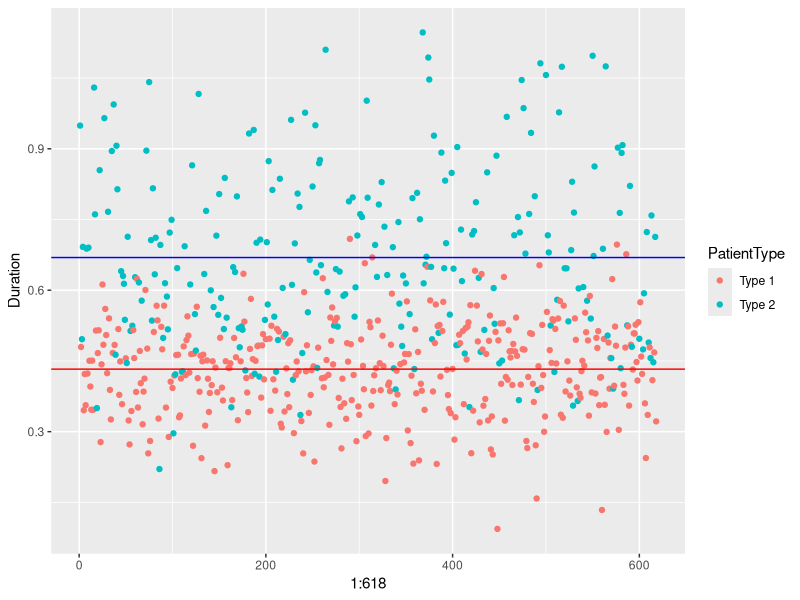
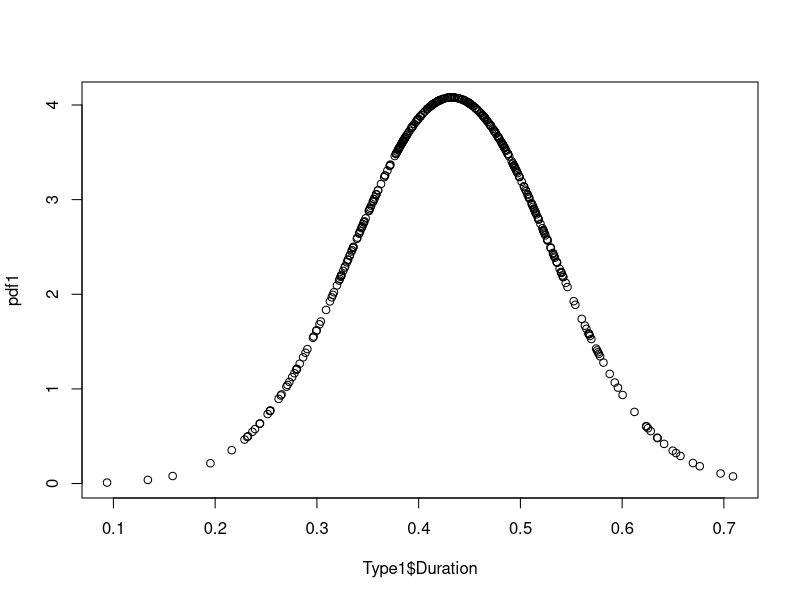
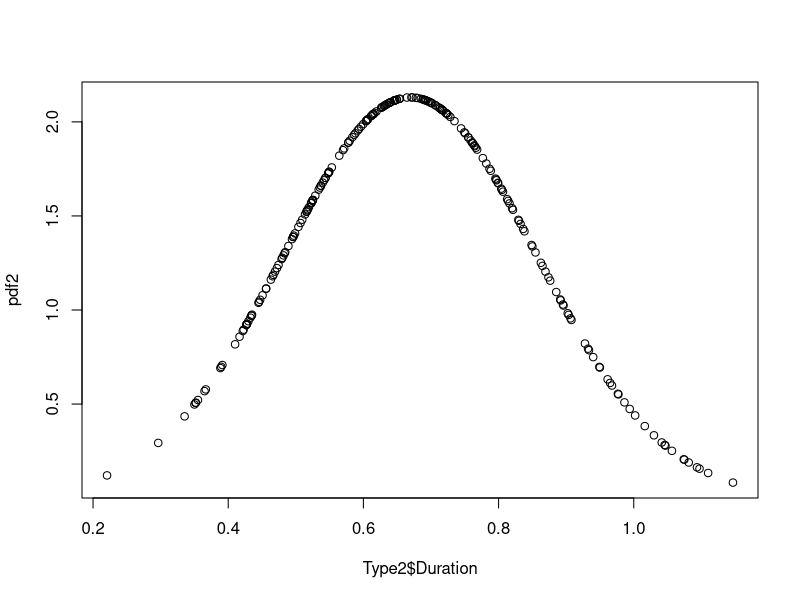
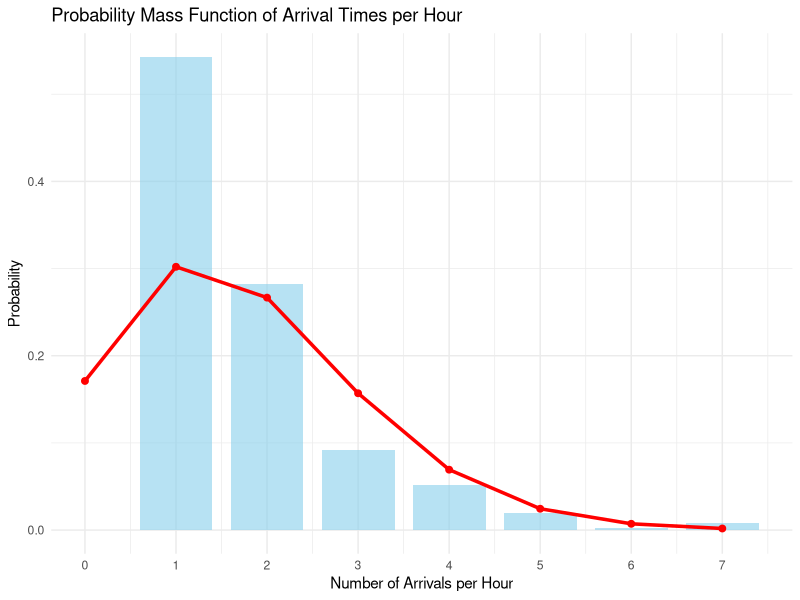

Recreate these plots in R, in order.

library(ggplot2)
library(lubridate)
library(tidyverse)
library(zoo)

#Datasets
ScanRecords <- read.csv("ScanRecords.csv")
ScanRecords$Date <- as.Date(ScanRecords$Date)
Type1 <- filter(ScanRecords, PatientType=="Type 1")
Type2 <- filter(ScanRecords, PatientType=="Type 2")

#Duration Scatterplot 
ggplot(ScanRecords, aes(x=1:618, y=Duration, color = PatientType))+
  geom_point() +
  geom_hline(yintercept = mean(Type1$Duration), color = "red") +
  geom_hline(yintercept = mean(Type2$Duration), color = "blue")

#Duration Normal Distribution PDF plot
pdf1 <- dnorm(Type1$Duration, mean=mean(Type1$Duration), sd = sd(Type1$Duration))
plot(Type1$Duration, pdf1)
pdf2 <- dnorm(Type2$Duration, mean=mean(Type2$Duration), sd = sd(Type2$Duration))
plot(Type2$Duration, pdf2)

#Arrival time/Poisson Process 
# For now this only gives the PMF and lambda for both patienttypes together, we
# should still use bootstrap to estimate the lambda and do it also per patientype. 

# Step 1: Create a timestamp by combining Date and Time, then round to hourly intervals
ScanRecords <- ScanRecords %>%
  mutate(timestamp = as.POSIXct(Date) + dhours(Time),   # Combine Date and Time
         hour = floor_date(timestamp, "hour"))          # Round to hourly intervals

# Step 2: Count the number of arrivals per hour per day
hourly_counts <- ScanRecords %>%
  group_by(Date, PatientType, hour) %>%
  summarise(count = n()) %>%
  ungroup()

# Step 3: Calculate the mean arrival rate (lambda) per hour
lambda <- mean(hourly_counts$count)

# Step 4: Create the observed PMF by calculating the frequency of each count value
observed_pmf <- hourly_counts %>%
  count(count) %>%
  mutate(prob = n / sum(n))

# Step 5: Generate the theoretical Poisson PMF based on the mean arrival rate
# Generate the counts we observed (unique arrival values)
max_count <- max(hourly_counts$count)
theoretical_pmf <- data.frame(
  count = 0:max_count,
  prob = dpois(0:max_count, lambda)
)

# Step 6: Plot the observed PMF and overlay the theoretical Poisson PMF
ggplot() +
  geom_bar(data = observed_pmf, aes(x = count, y = prob), stat = "identity", fill = "skyblue", alpha = 0.6, width = 0.8) +
  geom_line(data = theoretical_pmf, aes(x = count, y = prob), color = "red", size = 1.2) +
  geom_point(data = theoretical_pmf, aes(x = count, y = prob), color = "red", size = 2) +
  labs(x = "Number of Arrivals per Hour", y = "Probability", title = "Probability Mass Function of Arrival Times per Hour") +
  theme_minimal() +
  theme(legend.position = "top") +
  scale_x_continuous(breaks = 0:max_count)

  
